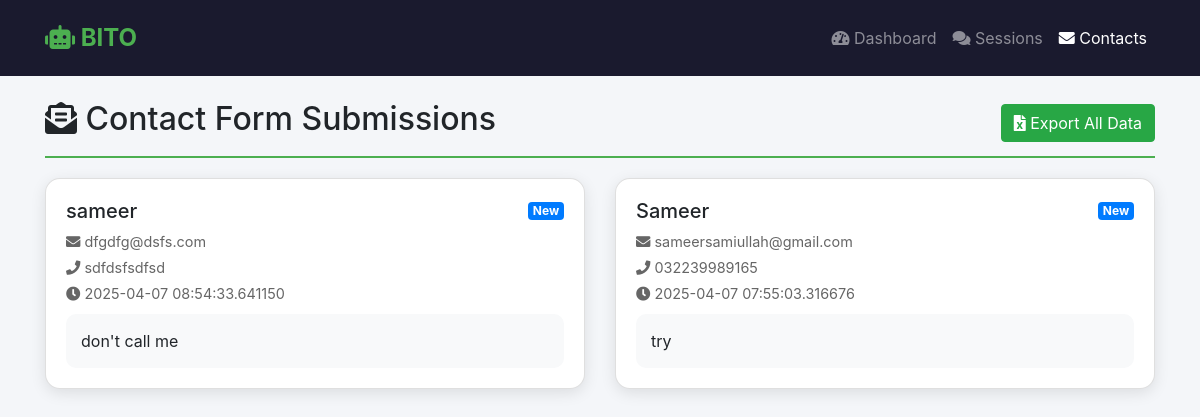
Screenshot of /contacts (signed in) with the database file from the repository.
### tables this page shows
CREATE TABLE contact_forms (
	id INTEGER NOT NULL, 
	name VARCHAR(100) NOT NULL, 
	email VARCHAR(100) NOT NULL, 
	phone VARCHAR(20) NOT NULL, 
	message TEXT, 
	submission_date DATETIME, 
	status VARCHAR(20), 
	PRIMARY KEY (id)
);

### admin_panel/app.py (the view)
@app.route('/contacts')
@admin_required
def view_contacts():
    try:
        conn = get_db_connection()
        cursor = conn.cursor()
        cursor.execute('SELECT * FROM contact_forms ORDER BY submission_date DESC')
        contacts = cursor.fetchall()
        conn.close()
        return render_template('contacts.html', contacts=contacts)
    except sqlite3.Error as e:
        return "Database error", 500

### admin_panel/app.py (called while the page is built)
def admin_required(f):
    @wraps(f)
    def decorated_function(*args, **kwargs):
        if 'admin_logged_in' not in session:
            return redirect(url_for('login'))
        return f(*args, **kwargs)
    return decorated_function

def get_db_connection():
    try:
        conn = sqlite3.connect(DATABASE_PATH)
        conn.row_factory = sqlite3.Row
        return conn
    except sqlite3.Error as e:
        print(f"Database error: {e}")
        return None

### admin_panel/templates/contacts.html (shortened to what this page needs)
<!DOCTYPE html>
<html>
<head>
    <link rel="stylesheet" href="https://stackpath.bootstrapcdn.com/bootstrap/4.5.2/css/bootstrap.min.css">
    <link rel="stylesheet" href="https://cdnjs.cloudflare.com/ajax/libs/font-awesome/5.15.4/css/all.min.css">
</head>
<body>
    <nav class="navbar navbar-expand-lg navbar-dark navbar-bito">
        <div class="container">
            <a class="navbar-brand" href="#"><i class="fas fa-robot"></i> BITO</a>
            <div class="navbar-nav ml-auto">
                <a class="nav-item nav-link" href="{{ url_for('dashboard') }}">
                    <i class="fas fa-tachometer-alt"></i> Dashboard
                </a>
                <a class="nav-item nav-link" href="{{ url_for('view_sessions') }}">
                    <i class="fas fa-comments"></i> Sessions
                </a>
                <a class="nav-item nav-link active" href="{{ url_for('view_contacts') }}">
                    <i class="fas fa-envelope"></i> Contacts
                </a>
            </div>
        </div>
    </nav>
    <div class="container mt-4">
        <div class="contact-header d-flex justify-content-between align-items-center">
            <h2><i class="fas fa-envelope-open-text"></i> Contact Form Submissions</h2>
            <a href="{{ url_for('export_data') }}" class="btn btn-success">
                <i class="fas fa-file-excel"></i> Export All Data
            </a>
        </div>
        <div class="row">
            {% for contact in contacts %}
            <div class="col-md-6">
                <div class="card contact-card">
                    <div class="card-body">
                        <div class="d-flex justify-content-between align-items-center">
                            <h5 class="card-title mb-0">{{ contact['name'] }}</h5>
                            <span class="badge badge-primary">New</span>
                        </div>
                        <div class="contact-info mt-2">
                            <p class="mb-1">
                                <i class="fas fa-envelope"></i> {{ contact['email'] }}
                            </p>
                            <p class="mb-1">
                                <i class="fas fa-phone"></i> {{ contact['phone'] }}
                            </p>
                            <p class="mb-1">
                                <i class="fas fa-clock"></i> {{ contact['submission_date'] }}
                            </p>
                        </div>
                        <div class="message-content">
                            <p class="mb-0">{{ contact['message'] }}</p>
                        </div>
                    </div>
                </div>
            </div>
            {% endfor %}
        </div>
    </div>
</body>
</html>

### admin_panel/templates/contacts.html (style rules this page uses)
body { background: #f4f6f9; }
.navbar-bito { background: #1a1a2e; padding: 15px 0; }
.navbar-brand { color: #4CAF50 !important; font-size: 1.5em; font-weight: bold; }
.contact-card { border-radius: 15px; box-shadow: 0 4px 15px rgba(0,0,0,0.1); transition: transform 0.2s; margin-bottom: 20px; }
.message-content { background: #f8f9fa; border-radius: 10px; padding: 15px; margin-top: 10px; }
.contact-info { color: #666; font-size: 0.9em; }
.contact-header { border-bottom: 2px solid #4CAF50; padding-bottom: 10px; margin-bottom: 20px; }

### rows the page displays
contact_forms: name "sameer", email "dfgdfg@dsfs.com", phone "sdfdsfsdfsd", submission_date "2025-04-07 08:54:33.641150", message "don't call me"
contact_forms: name "Sameer", email "sameersamiullah@gmail.com", phone "032239989165", submission_date "2025-04-07 07:55:03.316676", message "try"
